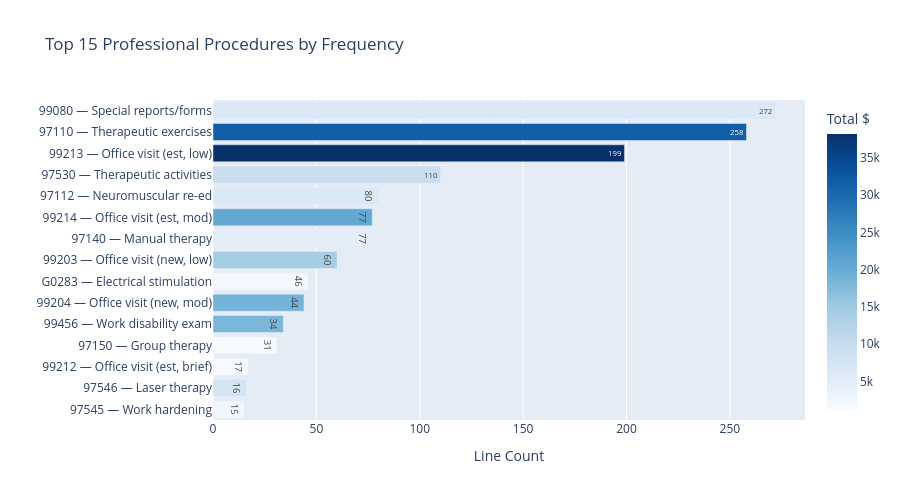

The notebook cell this image was saved under:
### Markdown cell above
## 2. Professional Claims (SV1) — Procedures & Diagnoses

Top billed CPT/HCPCS procedures, primary diagnosis codes, and how the procedure mix shifts over time.

### Code cell
# Professional detail — procedures with charges
prof_detail = con.sql("""
    SELECT
        bill_id,
        hcpcs_line_procedure_billed AS cpt_code,
        procedure_description AS proc_desc,
        CAST(total_charge_per_line AS DOUBLE) AS line_charge,
        CAST(total_amount_paid_per_line AS DOUBLE) AS line_paid,
        CAST(service_line_from_date AS DATE) AS service_date,
        CAST(days_units_billed AS DOUBLE) AS units_billed,
        CAST(days_units_paid AS DOUBLE) AS units_paid
    FROM (
        SELECT * FROM raw.professional_detail_current
        UNION ALL SELECT * FROM raw.professional_detail_historical
    )
    WHERE hcpcs_line_procedure_billed IS NOT NULL
""").df()

prof_detail['year'] = prof_detail['service_date'].dt.year

# Top 15 procedures by frequency
top_procs = prof_detail.groupby('cpt_code').agg(
    count=('cpt_code', 'size'),
    total_charge=('line_charge', 'sum'),
    total_paid=('line_paid', 'sum'),
    avg_charge=('line_charge', 'mean'),
).reset_index().sort_values('count', ascending=False).head(15)

# HCPCS descriptions lookup
hcpcs_desc = {
    '99080': 'Special reports/forms',
    '97110': 'Therapeutic exercises',
    '99213': 'Office visit (est, low)',
    '97530': 'Therapeutic activities',
    '97112': 'Neuromuscular re-ed',
    '97140': 'Manual therapy',
    '99214': 'Office visit (est, mod)',
    '99203': 'Office visit (new, low)',
    'G0283': 'Electrical stimulation',
    '99204': 'Office visit (new, mod)',
    '99456': 'Work disability exam',
    '97150': 'Group therapy',
    '99212': 'Office visit (est, brief)',
    '97546': 'Laser therapy',
    '97545': 'Work hardening',
}
top_procs['description'] = top_procs['cpt_code'].map(hcpcs_desc).fillna('')
top_procs['label'] = top_procs['cpt_code'] + ' — ' + top_procs['description']

fig = px.bar(top_procs, x='count', y='label', orientation='h',
             title='Top 15 Professional Procedures by Frequency',
             labels={'count': 'Line Count', 'label': ''},
             color='total_charge',
             color_continuous_scale='Blues',
             text='count')
fig.update_layout(yaxis=dict(autorange='reversed'), height=500, coloraxis_colorbar_title='Total $')
fig.show()

### Figure 1 — Plotly figure (JSON) as saved in the notebook; plotly's stock layout.template omitted (floating-point values rounded to 4 significant figures)
{"data": [{"hovertemplate": "Line Count=%{text}<br>=%{y}<br>total_charge=%{marker.color}<extra></extra>", "legendgroup": "", "marker": {"color": [6352.0, 31520.0, 38220.0, 9726.0, 6473.0, 20750.0, 4845.0, 14250.0, 1707.0, 18910.0, 18260.0, 1152.0, 1346.0, 7920.0, 2434.0], "coloraxis": "coloraxis", "pattern": {"shape": ""}}, "name": "", "orientation": "h", "showlegend": false, "text": [272.0, 258.0, 199.0, 110.0, 80.0, 77.0, 77.0, 60.0, 46.0, 44.0, 34.0, 31.0, 17.0, 16.0, 15.0], "textposition": "auto", "type": "bar", "x": [272, 258, 199, 110, 80, 77, 77, 60, 46, 44, 34, 31, 17, 16, 15], "xaxis": "x", "y": ["99080 — Special reports/forms", "97110 — Therapeutic exercises", "99213 — Office visit (est, low)", "97530 — Therapeutic activities", "97112 — Neuromuscular re-ed", "99214 — Office visit (est, mod)", "97140 — Manual therapy", "99203 — Office visit (new, low)", "G0283 — Electrical stimulation", "99204 — Office visit (new, mod)", "99456 — Work disability exam", "97150 — Group therapy", "99212 — Office visit (est, brief)", "97546 — Laser therapy", "97545 — Work hardening"], "yaxis": "y"}], "layout": {"barmode": "relative", "coloraxis": {"colorbar": {"title": {"text": "Total $"}}, "colorscale": [[0, "rgb(247,251,255)"], [0.125, "rgb(222,235,247)"], [0.25, "rgb(198,219,239)"], [0.375, "rgb(158,202,225)"], [0.5, "rgb(107,174,214)"], [0.625, "rgb(66,146,198)"], [0.75, "rgb(33,113,181)"], [0.875, "rgb(8,81,156)"], [1, "rgb(8,48,107)"]]}, "height": 500, "legend": {"tracegroupgap": 0}, "title": {"text": "Top 15 Professional Procedures by Frequency"}, "xaxis": {"anchor": "y", "domain": [0, 1], "title": {"text": "Line Count"}}, "yaxis": {"anchor": "x", "autorange": "reversed", "domain": [0, 1], "title": {"text": ""}}}}
